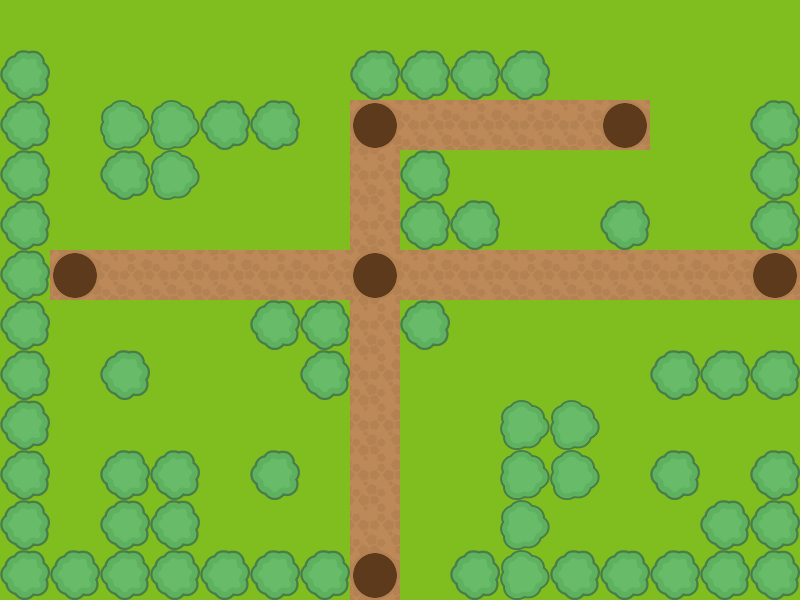

A level layout from a 2D game, rendered from its tile map. Below: a short description, then the map file with its tile-grid data intact:
An orthogonal 16x12 tile map with 50x50 px tiles, 3 tile layers (gramaCaminho, formigueiro, arvores).

<map version="1.0" tiledversion="1.0.3" orientation="orthogonal" renderorder="right-down" width="16" height="12" tilewidth="50" tileheight="50" nextobjectid="1">
 <tileset firstgid="1" source="recursos.tsx" />
 <layer name="gramaCaminho" width="16" height="12">
  <data encoding="csv">
2,2,2,2,2,2,2,2,2,2,2,2,2,2,2,2,
2,2,2,2,2,2,2,2,2,2,2,2,2,2,2,2,
2,2,2,2,2,2,2,0,1,1,1,1,0,2,2,2,
2,2,2,2,2,2,2,1,2,2,2,2,2,2,2,2,
2,2,2,2,2,2,2,1,2,2,2,2,2,2,2,2,
2,0,1,1,1,1,1,0,1,1,1,1,1,1,1,0,
2,2,2,2,2,2,2,1,2,2,2,2,2,2,2,2,
2,2,2,2,2,2,2,1,2,2,2,2,2,2,2,2,
2,2,2,2,2,2,2,1,2,2,2,2,2,2,2,2,
2,2,2,2,2,2,2,1,2,2,2,2,2,2,2,2,
2,2,2,2,2,2,2,1,2,2,2,2,2,2,2,2,
2,2,2,2,2,2,2,0,2,2,2,2,2,2,2,2
</data>
 </layer>
 <layer name="formigueiro" width="16" height="12">
  <data encoding="csv">
0,0,0,0,0,0,0,0,0,0,0,0,0,0,0,0,
0,0,0,0,0,0,0,0,0,0,0,0,0,0,0,0,
0,0,0,0,0,0,0,5,0,0,0,0,5,0,0,0,
0,0,0,0,0,0,0,0,0,0,0,0,0,0,0,0,
0,0,0,0,0,0,0,0,0,0,0,0,0,0,0,0,
0,5,0,0,0,0,0,5,0,0,0,0,0,0,0,5,
0,0,0,0,0,0,0,0,0,0,0,0,0,0,0,0,
0,0,0,0,0,0,0,0,0,0,0,0,0,0,0,0,
0,0,0,0,0,0,0,0,0,0,0,0,0,0,0,0,
0,0,0,0,0,0,0,0,0,0,0,0,0,0,0,0,
0,0,0,0,0,0,0,0,0,0,0,0,0,0,0,0,
0,0,0,0,0,0,0,5,0,0,0,0,0,0,0,0
</data>
 </layer>
 <layer name="arvores" width="16" height="12">
  <data encoding="csv">
0,0,0,0,0,0,0,0,0,0,0,0,0,0,0,0,
4,0,0,0,0,0,0,4,4,4,4,0,0,0,0,0,
4,0,3,3,4,4,0,0,0,0,0,0,0,0,0,4,
4,0,4,3,0,0,0,0,4,0,0,0,0,0,0,4,
4,0,0,0,0,0,0,0,4,4,0,0,4,0,0,4,
4,0,0,0,0,0,0,0,0,0,0,0,0,0,0,0,
4,0,0,0,0,4,4,0,4,0,0,0,0,0,0,0,
4,0,4,0,0,0,4,0,0,0,0,0,0,4,4,4,
4,0,0,0,0,0,0,0,0,0,3,3,0,0,0,0,
4,0,4,4,0,4,0,0,0,0,3,3,0,4,0,4,
4,0,4,4,0,0,0,0,0,0,3,0,0,0,4,4,
4,4,4,4,4,4,4,0,0,4,3,4,4,4,4,4
</data>
 </layer>
</map>
